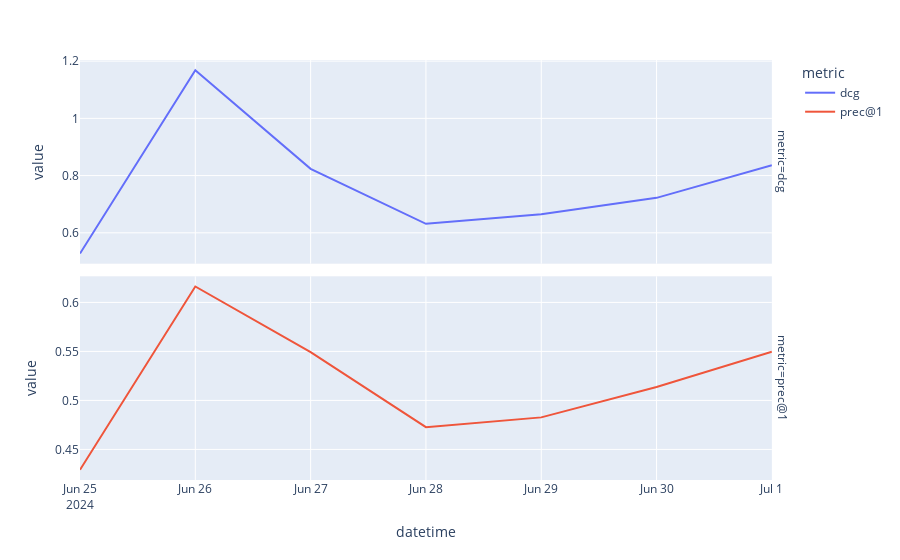

The code cell stored with this chart in its notebook:
### Markdown cell above
## Visualization of single configuration

### Code cell
sel = df_metrics.search_config.isin(["research_1"])
sel = sel & (df_metrics.metric.isin(["prec@1", "dcg"]))
sel = sel & (df_metrics.query_set_id=="sampled_queries")
cols = ["search_config", "datetime", "metric"]
df = df_metrics[sel][cols + ["value"]].groupby(cols).mean().reset_index()

fig = px.line(df, x="datetime", y="value", facet_row="metric", color="metric")
fig.update_yaxes(matches=None)
fig

### Figure 1 — Plotly figure (JSON) as saved in the notebook; plotly's stock layout.template omitted (floating-point values rounded to 4 significant figures)
{"data": [{"hovertemplate": "metric=dcg<br>datetime=%{x}<br>value=%{y}<extra></extra>", "legendgroup": "dcg", "line": {"color": "#636efa", "dash": "solid"}, "marker": {"symbol": "circle"}, "mode": "lines", "name": "dcg", "orientation": "v", "showlegend": true, "type": "scatter", "x": ["2024-06-25", "2024-06-26", "2024-06-27", "2024-06-28", "2024-06-29", "2024-06-30", "2024-07-01"], "xaxis": "x2", "y": [0.5277, 1.168, 0.8236, 0.6315, 0.6653, 0.7222, 0.8366], "yaxis": "y2"}, {"hovertemplate": "metric=prec@1<br>datetime=%{x}<br>value=%{y}<extra></extra>", "legendgroup": "prec@1", "line": {"color": "#EF553B", "dash": "solid"}, "marker": {"symbol": "circle"}, "mode": "lines", "name": "prec@1", "orientation": "v", "showlegend": true, "type": "scatter", "x": ["2024-06-25", "2024-06-26", "2024-06-27", "2024-06-28", "2024-06-29", "2024-06-30", "2024-07-01"], "xaxis": "x", "y": [0.4292, 0.6162, 0.5492, 0.4727, 0.4827, 0.5137, 0.5497], "yaxis": "y"}], "layout": {"annotations": [{"font": {}, "showarrow": false, "text": "metric=prec@1", "textangle": 90, "x": 0.98, "xanchor": "left", "xref": "paper", "y": 0.2425, "yanchor": "middle", "yref": "paper"}, {"font": {}, "showarrow": false, "text": "metric=dcg", "textangle": 90, "x": 0.98, "xanchor": "left", "xref": "paper", "y": 0.7575, "yanchor": "middle", "yref": "paper"}], "legend": {"title": {"text": "metric"}, "tracegroupgap": 0}, "margin": {"t": 60}, "xaxis": {"anchor": "y", "domain": [0, 0.98], "title": {"text": "datetime"}}, "xaxis2": {"anchor": "y2", "domain": [0, 0.98], "matches": "x", "showticklabels": false}, "yaxis": {"anchor": "x", "domain": [0, 0.485], "title": {"text": "value"}}, "yaxis2": {"anchor": "x2", "domain": [0.515, 1], "title": {"text": "value"}}}}
